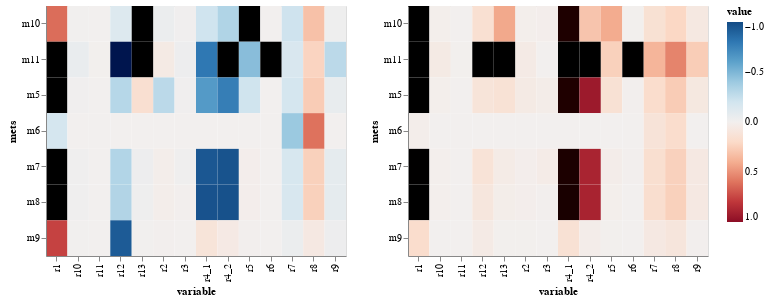

Notebook cell for this chart:
### Markdown cell above
### Plot concentration control coefficients median (on the left) and respective interquartile range (on the right)

### Code cell
alt.hconcat(get_heatmaps(Cx_df_median, 'mets'),
            get_heatmaps(Cx_df_iqr, 'mets'))

### Figure 1 — Vega-Lite specification as saved in the notebook (floating-point values rounded to 4 significant figures)
{"config": {"view": {"continuousWidth": 400, "continuousHeight": 300}}, "hconcat": [{"data": {"name": "data-d7aa0800772ec1d5810c0dd2d3f45dc4"}, "mark": "rect", "encoding": {"color": {"type": "quantitative", "field": "value", "scale": {"domain": [1, -1], "scheme": "redblue"}}, "tooltip": {"type": "quantitative", "field": "value"}, "x": {"type": "nominal", "field": "variable"}, "y": {"type": "nominal", "field": "mets"}}, "height": 250, "width": 300}, {"data": {"name": "data-8a5e1f36ed2331d88378ead6288955f8"}, "mark": "rect", "encoding": {"color": {"type": "quantitative", "field": "value", "scale": {"domain": [1, -1], "scheme": "redblue"}}, "tooltip": {"type": "quantitative", "field": "value"}, "x": {"type": "nominal", "field": "variable"}, "y": {"type": "nominal", "field": "mets"}}, "height": 250, "width": 300}], "$schema": "https://vega.github.io/schema/vega-lite/v4.8.1.json", "datasets": {"data-d7aa0800772ec1d5810c0dd2d3f45dc4": [{"mets": "m10", "variable": "r1", "value": 0.6236}, {"mets": "m11", "variable": "r1", "value": 7.166}, {"mets": "m5", "variable": "r1", "value": 1.865}, {"mets": "m6", "variable": "r1", "value": -0.1821}, {"mets": "m7", "variable": "r1", "value": 2.035}, {"mets": "m8", "variable": "r1", "value": 2.086}, {"mets": "m9", "variable": "r1", "value": 0.7615}, {"mets": "m10", "variable": "r2", "value": -0.04477}, {"mets": "m11", "variable": "r2", "value": 0.05434}, {"mets": "m5", "variable": "r2", "value": -0.2854}, {"mets": "m6", "variable": "r2", "value": -1.549e-05}, {"mets": "m7", "variable": "r2", "value": 0.02254}, {"mets": "m8", "variable": "r2", "value": 0.02313}, {"mets": "m9", "variable": "r2", "value": 0.006928}, {"mets": "m10", "variable": "r3", "value": -0.01332}, {"mets": "m11", "variable": "r3", "value": -0.03018}, {"mets": "m5", "variable": "r3", "value": -0.01416}, {"mets": "m6", "variable": "r3", "value": -3.411e-06}, {"mets": "m7", "variable": "r3", "value": -0.01843}, {"mets": "m8", "variable": "r3", "value": 0.007213}, {"mets": "m9", "variable": "r3", "value": 0.002654}, {"mets": "m10", "variable": "r4_1", "value": -0.2066}, {"mets": "m11", "variable": "r4_1", "value": -0.7987}, {"mets": "m5", "variable": "r4_1", "value": -0.6371}, {"mets": "m6", "variable": "r4_1", "value": -1.86e-06}, {"mets": "m7", "variable": "r4_1", "value": -0.9455}, {"mets": "m8", "variable": "r4_1", "value": -0.9669}, {"mets": "m9", "variable": "r4_1", "value": 0.1135}, {"mets": "m10", "variable": "r4_2", "value": -0.3277}, {"mets": "m11", "variable": "r4_2", "value": -3.574}, {"mets": "m5", "variable": "r4_2", "value": -0.7711}, {"mets": "m6", "variable": "r4_2", "value": -6.479e-05}, {"mets": "m7", "variable": "r4_2", "value": -0.9664}, {"mets": "m8", "variable": "r4_2", "value": -0.9732}, {"mets": "m9", "variable": "r4_2", "value": 0.05664}, {"mets": "m10", "variable": "r5", "value": -1.75}, {"mets": "m11", "variable": "r5", "value": -0.4639}, {"mets": "m5", "variable": "r5", "value": -0.2094}, {"mets": "m6", "variable": "r5", "value": -1.136e-05}, {"mets": "m7", "variable": "r5", "value": 0.0157}, {"mets": "m8", "variable": "r5", "value": 0.01857}, {"mets": "m9", "variable": "r5", "value": 0.006954}, {"mets": "m10", "variable": "r6", "value": 8.992e-05}, {"mets": "m11", "variable": "r6", "value": -6.95}, {"mets": "m5", "variable": "r6", "value": 0.0002116}, {"mets": "m6", "variable": "r6", "value": 2.691e-11}, {"mets": "m7", "variable": "r6", "value": 0.0002652}, {"mets": "m8", "variable": "r6", "value": -2.887e-05}, {"mets": "m9", "variable": "r6", "value": -1.572e-05}, {"mets": "m10", "variable": "r7", "value": -0.2131}, {"mets": "m11", "variable": "r7", "value": -0.1549}, {"mets": "m5", "variable": "r7", "value": -0.1802}, {"mets": "m6", "variable": "r7", "value": -0.4075}, {"mets": "m7", "variable": "r7", "value": -0.1659}, {"mets": "m8", "variable": "r7", "value": -0.1654}, {"mets": "m9", "variable": "r7", "value": -0.04426}, {"mets": "m10", "variable": "r8", "value": 0.3163}, {"mets": "m11", "variable": "r8", "value": 0.2299}, {"mets": "m5", "variable": "r8", "value": 0.2675}, {"mets": "m6", "variable": "r8", "value": 0.6049}, {"mets": "m7", "variable": "r8", "value": 0.2463}, {"mets": "m8", "variable": "r8", "value": 0.2456}, {"mets": "m9", "variable": "r8", "value": 0.0657}, {"mets": "m10", "variable": "r9", "value": -0.02229}, {"mets": "m11", "variable": "r9", "value": -0.2884}, {"mets": "m5", "variable": "r9", "value": -0.06201}, {"mets": "m6", "variable": "r9", "value": -3.366e-06}, {"mets": "m7", "variable": "r9", "value": -0.0793}, {"mets": "m8", "variable": "r9", "value": -0.08129}, {"mets": "m9", "variable": "r9", "value": -0.03295}, {"mets": "m10", "variable": "r10", "value": -0.005131}, {"mets": "m11", "variable": "r10", "value": -0.05825}, {"mets": "m5", "variable": "r10", "value": -0.01488}, {"mets": "m6", "variable": "r10", "value": -8.076e-07}, {"mets": "m7", "variable": "r10", "value": -0.01588}, {"mets": "m8", "variable": "r10", "value": -0.01628}, {"mets": "m9", "variable": "r10", "value": -0.006648}, {"mets": "m10", "variable": "r11", "value": 0.0003405}, {"mets": "m11", "variable": "r11", "value": 0.004423}, {"mets": "m5", "variable": "r11", "value": 0.0009145}, {"mets": "m6", "variable": "r11", "value": 4.964e-08}, {"mets": "m7", "variable": "r11", "value": 0.001169}, {"mets": "m8", "variable": "r11", "value": 0.00126}, {"mets": "m9", "variable": "r11", "value": 0.000509}, {"mets": "m10", "variable": "r12", "value": -0.1298}, {"mets": "m11", "variable": "r12", "value": -1.24}, {"mets": "m5", "variable": "r12", "value": -0.3054}, {"mets": "m6", "variable": "r12", "value": -1.072e-05}, {"mets": "m7", "variable": "r12", "value": -0.3202}, {"mets": "m8", "variable": "r12", "value": -0.3224}, {"mets": "m9", "variable": "r12", "value": -0.9267}, {"mets": "m10", "variable": "r13", "value": 1.731}, {"mets": "m11", "variable": "r13", "value": 7.298}, {"mets": "m5", "variable": "r13", "value": 0.1568}, {"mets": "m6", "variable": "r13", "value": 9.769e-05}, {"mets": "m7", "variable": "r13", "value": -0.0326}, {"mets": "m8", "variable": "r13", "value": -0.02365}, {"mets": "m9", "variable": "r13", "value": -0.005081}], "data-8a5e1f36ed2331d88378ead6288955f8": [{"mets": "m10", "variable": "r1", "value": 1.708}, {"mets": "m11", "variable": "r1", "value": 6.97}, {"mets": "m5", "variable": "r1", "value": 1.727}, {"mets": "m6", "variable": "r1", "value": 0.0228}, {"mets": "m7", "variable": "r1", "value": 1.545}, {"mets": "m8", "variable": "r1", "value": 1.557}, {"mets": "m9", "variable": "r1", "value": 0.1758}, {"mets": "m10", "variable": "r2", "value": 0.01479}, {"mets": "m11", "variable": "r2", "value": 0.05025}, {"mets": "m5", "variable": "r2", "value": 0.05422}, {"mets": "m6", "variable": "r2", "value": 0.0003963}, {"mets": "m7", "variable": "r2", "value": 0.01538}, {"mets": "m8", "variable": "r2", "value": 0.01515}, {"mets": "m9", "variable": "r2", "value": 0.00351}, {"mets": "m10", "variable": "r3", "value": 0.01781}, {"mets": "m11", "variable": "r3", "value": 0.001693}, {"mets": "m5", "variable": "r3", "value": 0.03265}, {"mets": "m6", "variable": "r3", "value": 2.174e-05}, {"mets": "m7", "variable": "r3", "value": 0.03895}, {"mets": "m8", "variable": "r3", "value": 0.007794}, {"mets": "m9", "variable": "r3", "value": 0.002677}, {"mets": "m10", "variable": "r4_1", "value": 1.433}, {"mets": "m11", "variable": "r4_1", "value": 1.751}, {"mets": "m5", "variable": "r4_1", "value": 1.428}, {"mets": "m6", "variable": "r4_1", "value": 0.002458}, {"mets": "m7", "variable": "r4_1", "value": 1.44}, {"mets": "m8", "variable": "r4_1", "value": 1.452}, {"mets": "m9", "variable": "r4_1", "value": 0.1399}, {"mets": "m10", "variable": "r4_2", "value": 0.3004}, {"mets": "m11", "variable": "r4_2", "value": 3.491}, {"mets": "m5", "variable": "r4_2", "value": 0.936}, {"mets": "m6", "variable": "r4_2", "value": 0.001712}, {"mets": "m7", "variable": "r4_2", "value": 0.8873}, {"mets": "m8", "variable": "r4_2", "value": 0.8912}, {"mets": "m9", "variable": "r4_2", "value": 0.02597}, {"mets": "m10", "variable": "r5", "value": 0.4063}, {"mets": "m11", "variable": "r5", "value": 0.246}, {"mets": "m5", "variable": "r5", "value": 0.1389}, {"mets": "m6", "variable": "r5", "value": 0.0003959}, {"mets": "m7", "variable": "r5", "value": 0.02711}, {"mets": "m8", "variable": "r5", "value": 0.01419}, {"mets": "m9", "variable": "r5", "value": 0.003481}, {"mets": "m10", "variable": "r6", "value": 0.003148}, {"mets": "m11", "variable": "r6", "value": 7.6}, {"mets": "m5", "variable": "r6", "value": 0.005151}, {"mets": "m6", "variable": "r6", "value": 2.853e-06}, {"mets": "m7", "variable": "r6", "value": 0.006565}, {"mets": "m8", "variable": "r6", "value": 0.002372}, {"mets": "m9", "variable": "r6", "value": 0.0009906}, {"mets": "m10", "variable": "r7", "value": 0.1436}, {"mets": "m11", "variable": "r7", "value": 0.3674}, {"mets": "m5", "variable": "r7", "value": 0.1804}, {"mets": "m6", "variable": "r7", "value": 0.1208}, {"mets": "m7", "variable": "r7", "value": 0.1646}, {"mets": "m8", "variable": "r7", "value": 0.1651}, {"mets": "m9", "variable": "r7", "value": 0.06631}, {"mets": "m10", "variable": "r8", "value": 0.2131}, {"mets": "m11", "variable": "r8", "value": 0.5454}, {"mets": "m5", "variable": "r8", "value": 0.2679}, {"mets": "m6", "variable": "r8", "value": 0.1794}, {"mets": "m7", "variable": "r8", "value": 0.2443}, {"mets": "m8", "variable": "r8", "value": 0.2451}, {"mets": "m9", "variable": "r8", "value": 0.09844}, {"mets": "m10", "variable": "r9", "value": 0.07123}, {"mets": "m11", "variable": "r9", "value": 0.263}, {"mets": "m5", "variable": "r9", "value": 0.07422}, {"mets": "m6", "variable": "r9", "value": 0.0001945}, {"mets": "m7", "variable": "r9", "value": 0.06526}, {"mets": "m8", "variable": "r9", "value": 0.06575}, {"mets": "m9", "variable": "r9", "value": 0.006391}, {"mets": "m10", "variable": "r10", "value": 0.01431}, {"mets": "m11", "variable": "r10", "value": 0.05266}, {"mets": "m5", "variable": "r10", "value": 0.0146}, {"mets": "m6", "variable": "r10", "value": 4.262e-05}, {"mets": "m7", "variable": "r10", "value": 0.01307}, {"mets": "m8", "variable": "r10", "value": 0.01317}, {"mets": "m9", "variable": "r10", "value": 0.001269}, {"mets": "m10", "variable": "r11", "value": 0.001091}, {"mets": "m11", "variable": "r11", "value": 0.004024}, {"mets": "m5", "variable": "r11", "value": 0.00114}, {"mets": "m6", "variable": "r11", "value": 2.981e-06}, {"mets": "m7", "variable": "r11", "value": 0.001003}, {"mets": "m8", "variable": "r11", "value": 0.001014}, {"mets": "m9", "variable": "r11", "value": 9.946e-05}, {"mets": "m10", "variable": "r12", "value": 0.1537}, {"mets": "m11", "variable": "r12", "value": 2.023}, {"mets": "m5", "variable": "r12", "value": 0.1121}, {"mets": "m6", "variable": "r12", "value": 0.0004753}, {"mets": "m7", "variable": "r12", "value": 0.1228}, {"mets": "m8", "variable": "r12", "value": 0.09124}, {"mets": "m9", "variable": "r12", "value": 0.05045}, {"mets": "m10", "variable": "r13", "value": 0.4188}, {"mets": "m11", "variable": "r13", "value": 7.47}, {"mets": "m5", "variable": "r13", "value": 0.1338}, {"mets": "m6", "variable": "r13", "value": 0.0003888}, {"mets": "m7", "variable": "r13", "value": 0.0446}, {"mets": "m8", "variable": "r13", "value": 0.02436}, {"mets": "m9", "variable": "r13", "value": 0.004113}]}}
